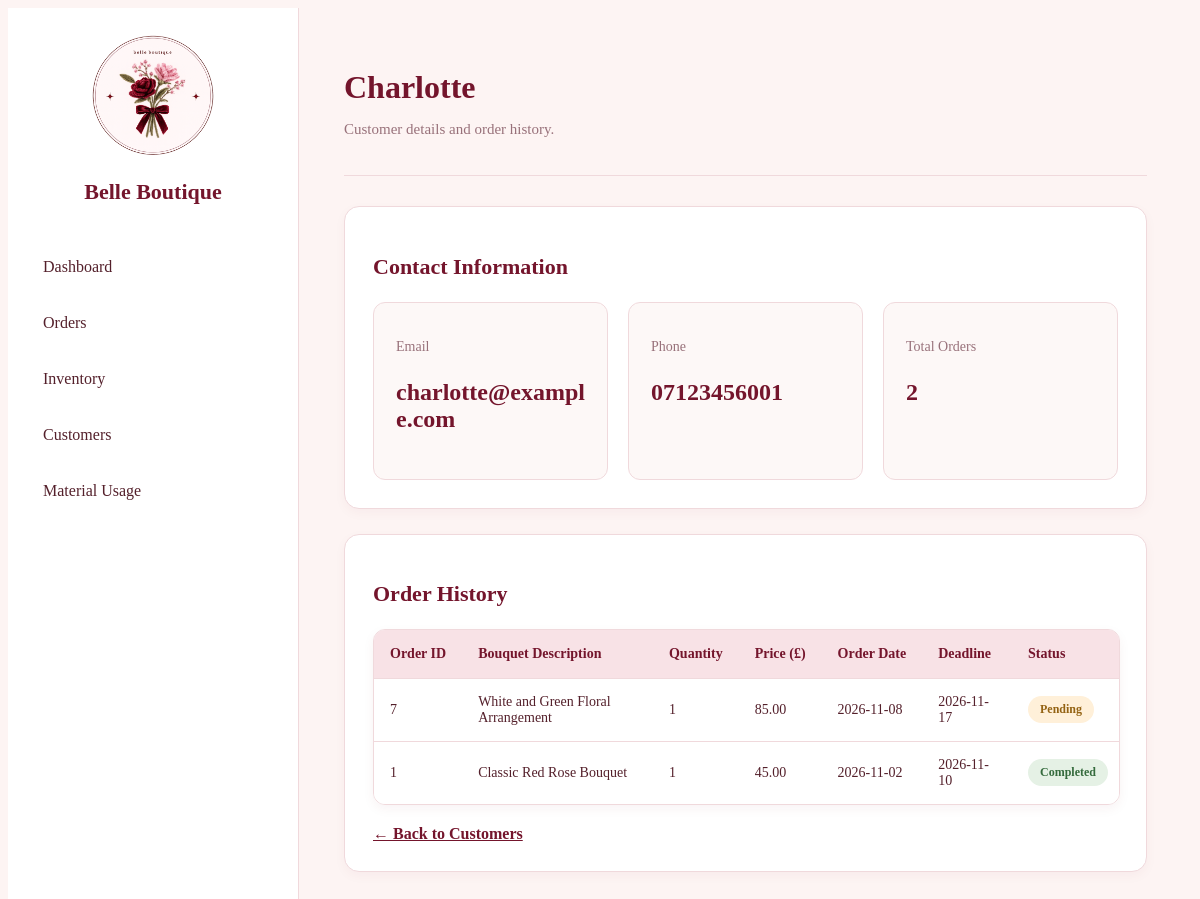
The page /pages/customer_details.php?id=1 on the database its author committed.
### tables this page shows
CREATE TABLE `customers` (
  `customer_id` int NOT NULL,
  `name` varchar(100) NOT NULL,
  `email` varchar(100) DEFAULT NULL,
  `phone` varchar(20) DEFAULT NULL,
  `created_at` timestamp NULL DEFAULT CURRENT_TIMESTAMP
);

CREATE TABLE `orders` (
  `order_id` int NOT NULL,
  `customer_id` int NOT NULL,
  `bouquet_description` text NOT NULL,
  `quantity` int NOT NULL DEFAULT '1',
  `price` decimal(10,2) NOT NULL,
  `order_date` date NOT NULL,
  `deadline` date DEFAULT NULL,
  `status` varchar(30) NOT NULL DEFAULT 'Pending'
);

### pages/customer_details.php (the view, shortened to what this page needs)
<?php
require_once "../includes/db_connect.php";
$customerId = filter_input(INPUT_GET, "id", FILTER_VALIDATE_INT);
$sql = "SELECT name, email, phone FROM customers WHERE customer_id = ?";
try {
    $statement = $conn->prepare($sql);
    $statement->bind_param("i", $customerId);
    $statement->execute();
    $result = $statement->get_result();
    $customer = $result->fetch_assoc();
} catch (mysqli_sql_exception $e) {
    error_log("Customer details query failed: " . $e->getMessage());
    die("Unable to load customer details right now. Please try again later.");
}
$orderSql = "SELECT order_id, bouquet_description, quantity, price,
                    order_date, deadline, status
             FROM orders
             WHERE customer_id = ?
             ORDER BY order_date DESC";
try {
    $orderStatement = $conn->prepare($orderSql);
    $orderStatement->bind_param("i", $customerId);
    $orderStatement->execute();
    $orders = $orderStatement->get_result();
} catch (mysqli_sql_exception $e) {
    error_log("Customer order history query failed: " . $e->getMessage());
    die("Unable to load this customer's order history right now. Please try again later.");
}
?>
<!DOCTYPE html>
<html lang="en">
<head>
    <link rel="stylesheet" href="../assets/css/reset.css">
    <link rel="stylesheet" href="../assets/css/style.css">
</head>
<body>
    <div class="dashboard">
        <?php include "../includes/sidebar.php"; ?>
        <div class="main-content">
            <header class="top-header">
                <h1><?php echo htmlspecialchars($customer['name']); ?></h1>
                <p>Customer details and order history.</p>
            </header>
            <section class="overview">
                <h2>Contact Information</h2>
                <div class="summary-cards">
                    <div class="summary-card">
                        <h3>Email</h3>
                        <p class="contact-detail">
                            <?php echo htmlspecialchars($customer['email'] ?? 'N/A'); ?>
                        </p>
                    </div>
                    <div class="summary-card">
                        <h3>Phone</h3>
                        <p class="contact-detail">
                            <?php echo htmlspecialchars($customer['phone'] ?? 'N/A'); ?>
                        </p>
                    </div>
                    <div class="summary-card">
                        <h3>Total Orders</h3>
                        <p><?php echo $orders->num_rows; ?></p>
                    </div>
                </div>
            </section>
            <section class="overview">
                <h2>Order History</h2>
                <div class="table-container">
                    <table>
                        <thead>
                            <tr>
                                <th>Order ID</th>
                                <th>Bouquet Description</th>
                                <th>Quantity</th>
                                <th>Price (£)</th>
                                <th>Order Date</th>
                                <th>Deadline</th>
                                <th>Status</th>
                            </tr>
                        </thead>
                        <tbody>
                            <?php if ($orders->num_rows > 0): ?>
                                <?php while ($order = $orders->fetch_assoc()): ?>
                                    <tr>
                                        <td><?php echo htmlspecialchars($order['order_id']); ?></td>
                                        <td><?php echo htmlspecialchars($order['bouquet_description']); ?></td>
                                        <td><?php echo htmlspecialchars($order['quantity']); ?></td>
                                        <td><?php echo number_format((float) $order['price'], 2); ?></td>
                                        <td><?php echo htmlspecialchars($order['order_date']); ?></td>
                                        <td><?php echo htmlspecialchars($order['deadline'] ?? 'N/A'); ?></td>
                                        <td>
                                            <span class="status-badge status-<?php echo strtolower(str_replace(' ', '-', $order['status'])); ?>">
                                                <?php echo htmlspecialchars($order['status']); ?>
                                            </span>
                                        </td>
                                    </tr>
                                <?php endwhile; ?>
                            <?php else: ?>
                                <tr>
                                    <td colspan="7">This customer has not placed any orders yet.</td>
                                </tr>
                            <?php endif; ?>
                        </tbody>
                    </table>
                </div>
                <a href="customers.php" class="back-link">← Back to Customers</a>
            </section>
        </div>
    </div>
</body>
</html>

### assets/css/style.css (style rules this page uses)
body { font-family: Georgia, serif; background-color: #FDF4F3; color: #54202B; }
.dashboard { display: flex; min-height: 100vh; }
.main-content { flex: 1; min-width: 0; padding: 40px 45px; }
.top-header { margin-bottom: 30px; padding-bottom: 22px; border-bottom: 1px solid #F0D9DC; }
.top-header h1 { font-size: 32px; color: #74152C; margin-bottom: 8px; }
.top-header p { color: #98717A; font-size: 15px; }
.overview { background-color: #FFFFFF; padding: 28px; border: 1px solid #F0D9DC; border-radius: 15px; box-shadow: 0 4px 12px rgba(116, 21, 44, 0.04); }
.overview h2 { margin-bottom: 0; font-size: 22px; color: #74152C; }
.summary-cards { display: grid; grid-template-columns: repeat(3, minmax(0, 1fr)); gap: 20px; }
.summary-card { min-width: 0; background-color: #FDF8F7; padding: 22px; border-radius: 12px; border: 1px solid #F0D9DC; }
.summary-card h3 { font-size: 14px; font-weight: normal; color: #98717A; margin-bottom: 12px; }
.summary-card p { font-size: 24px; font-weight: bold; color: #74152C; overflow-wrap: anywhere; }
.contact-detail { font-size: 18px; }
.back-link { margin-top: 20px; }
.table-container { width: 100%; max-width: 100%; overflow-x: auto; background-color: #FFFFFF; border: 1px solid #F0D9DC; border-radius: 12px; box-shadow: 0 4px 12px rgba(116, 21, 44, 0.05); }
.table-container table { min-width: 750px; }
table { width: 100%; border-collapse: collapse; text-align: left; }
thead { background-color: #F8E2E6; }
th { color: #74152C; font-weight: bold; font-size: 14px; padding: 16px; white-space: nowrap; }
td { padding: 15px 16px; border-top: 1px solid #F0D9DC; font-size: 14px; vertical-align: middle; }
.back-link { display: inline-block; margin-top: 20px; color: #74152C; font-weight: bold; }
.status-badge { display: inline-block; padding: 6px 12px; border-radius: 20px; font-size: 12px; font-weight: bold; white-space: nowrap; }
.status-pending { background-color: #FFF0D9; color: #946313; }
.status-completed { background-color: #E5F1E5; color: #356B3D; }
.main-content > .overview { margin-bottom: 25px; }
.overview > h2 { margin-bottom: 22px; font-size: 22px; color: #74152C; }

### rows shown on the page
customers: name "Charlotte", email "charlotte@example.com", phone "07123456001"
orders: order_id "7", bouquet_description "White and Green Floral Arrangement", quantity "1", price "85.00", order_date "2026-11-08", deadline "2026-11-17", status "Pending"
orders: order_id "1", bouquet_description "Classic Red Rose Bouquet", quantity "1", price "45.00", order_date "2026-11-02", deadline "2026-11-10", status "Completed"

### other values the page prints
$orders->num_rows "2"
